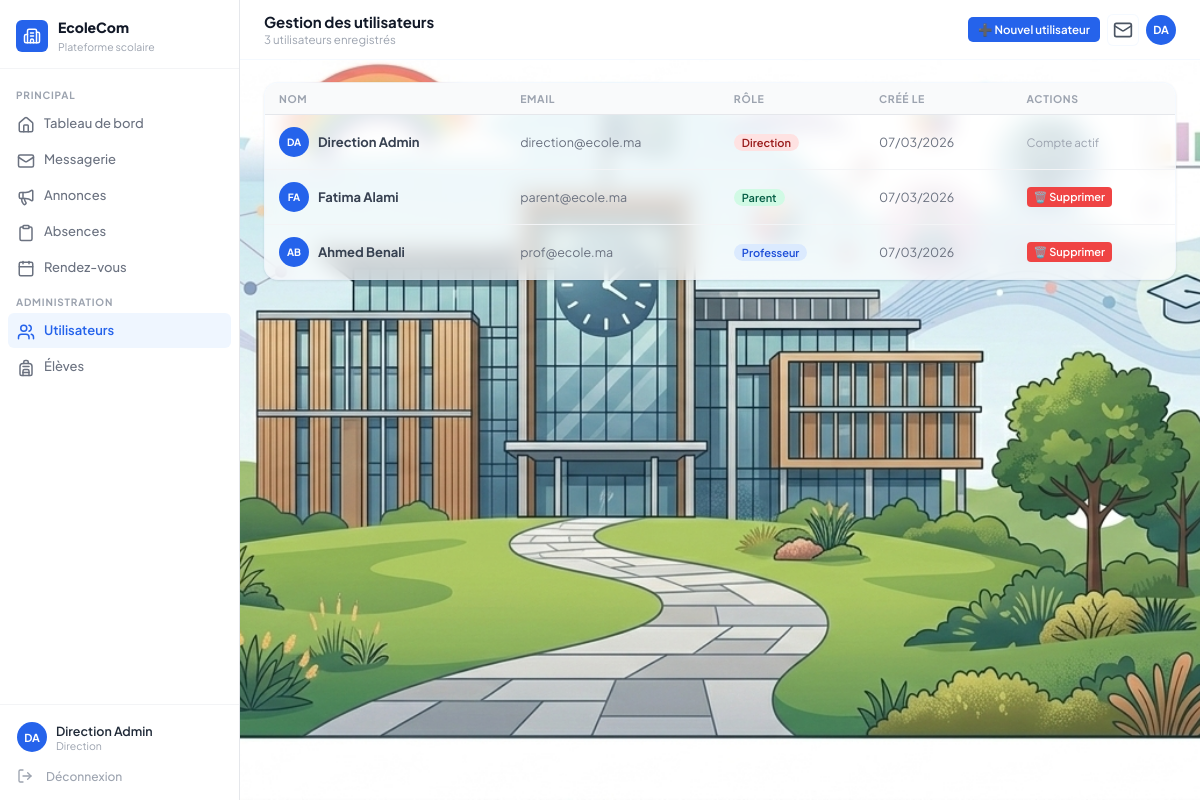
The app's page /admin/utilisateurs (signed in) with its own data.
### models.py (models this page shows)
class User(UserMixin, db.Model):
    __tablename__ = 'users'
    id = db.Column(db.Integer, primary_key=True)
    nom = db.Column(db.String(100), nullable=False)
    prenom = db.Column(db.String(100), nullable=False)
    email = db.Column(db.String(150), unique=True, nullable=False)
    mot_de_passe = db.Column(db.String(255), nullable=False)
    role = db.Column(db.Enum('direction','professeur','parent','eleve'), nullable=False)
    created_at = db.Column(db.DateTime, default=datetime.utcnow)
    def initiales(self):
        return (self.prenom[0] + self.nom[0]).upper()
    def role_label(self):
        labels = {'direction':'Direction','professeur':'Professeur','parent':'Parent','eleve':'Élève'}
        return labels.get(self.role, self.role)

### routes/admin.py (the view)
@admin_bp.route('/admin/utilisateurs')
@login_required
@direction_required
def users():
    all_users = User.query.order_by(User.role, User.nom).all()
    return render_template('admin/users.html', users=all_users)

### models.py (called while the page is built)
@login_manager.user_loader
def load_user(user_id):
    return User.query.get(int(user_id))

### routes/admin.py (called while the page is built)
def direction_required(f):
    from functools import wraps
    @wraps(f)
    def decorated(*args, **kwargs):
        if current_user.role != 'direction':
            flash('Accès non autorisé.', 'danger')
            return redirect(url_for('dashboard.index'))
        return f(*args, **kwargs)
    return decorated

### templates/admin/users.html (shortened to what this page needs)
{% extends 'base.html' %}
{% block page_title %}Gestion des utilisateurs{% endblock %}
{% block page_subtitle %}{{ users|length }} utilisateurs enregistrés{% endblock %}
{% block topbar_actions %}<button class="btn btn-primary btn-sm" onclick="openModal('modal-add')">➕ Nouvel utilisateur</button>{% endblock %}
{% block content %}
<div class="card">
  <div class="table-container">
    <table>
      <thead><tr><th>Nom</th><th>Email</th><th>Rôle</th><th>Créé le</th><th>Actions</th></tr></thead>
      <tbody>
      {% for u in users %}
      <tr>
        <td>
          <div style="display:flex;align-items:center;gap:9px">
            <div class="avatar" style="width:30px;height:30px;font-size:10px">{{ u.initiales() }}</div>
            <strong style="font-size:13px">{{ u.prenom }} {{ u.nom }}</strong>
          </div>
        </td>
        <td style="color:var(--gray-500);font-size:12.5px">{{ u.email }}</td>
        <td>{% set c={'direction':'badge-danger','professeur':'badge-primary','parent':'badge-success','eleve':'badge-gray'} %}<span class="badge {{ c.get(u.role,'badge-gray') }}">{{ u.role_label() }}</span></td>
        <td style="font-size:12.5px;color:var(--gray-500)">{{ u.created_at.strftime('%d/%m/%Y') }}</td>
        <td>
          {% if u.id!=current_user.id %}
          <form method="POST" action="{{ url_for('admin.del_user', id=u.id) }}" onsubmit="return confirmDelete('Supprimer cet utilisateur ?')">
            <button class="btn btn-danger btn-xs">🗑️ Supprimer</button>
          </form>
          {% else %}<span style="font-size:11.5px;color:var(--gray-400)">Compte actif</span>{% endif %}
        </td>
      </tr>
      {% endfor %}
      </tbody>
    </table>
  </div>
</div>
{% endblock %}

### templates/base.html (shortened to what this page needs)
<!DOCTYPE html>
<html lang="fr">
<head>
  <link rel="stylesheet" href="{{ url_for('static', filename='css/style.css') }}">
</head>
<body>
<div class="app-layout">
  <aside class="sidebar" id="sidebar">
    <div class="sidebar-logo">
      <div class="logo-icon"><i data-lucide="building-2"></i></div>
      <div>
        <h2>EcoleCom</h2>
        <span>Plateforme scolaire</span>
      </div>
    </div>
    <nav class="sidebar-nav">
      <div class="nav-section-title">Principal</div>
      <a href="{{ url_for('dashboard.index') }}" class="{{ 'active' if request.endpoint=='dashboard.index' }}">
        <span class="nav-icon"><i data-lucide="home"></i></span> Tableau de bord
      </a>
      <a href="{{ url_for('messages.index') }}" class="{{ 'active' if request.endpoint=='messages.index' }}">
        <span class="nav-icon"><i data-lucide="mail"></i></span> Messagerie
        {% set uc = unread_count() %}{% if uc > 0 %}<span class="badge-count">{{ uc }}</span>{% endif %}
      </a>
      <a href="{{ url_for('annonces.index') }}" class="{{ 'active' if request.endpoint=='annonces.index' }}">
        <span class="nav-icon"><i data-lucide="megaphone"></i></span> Annonces
      </a>
      <a href="{{ url_for('absences.index') }}" class="{{ 'active' if request.endpoint=='absences.index' }}">
        <span class="nav-icon"><i data-lucide="clipboard"></i></span>
        {{ 'Suivi absences' if current_user.role=='parent' else 'Absences' }}
      </a>
      <a href="{{ url_for('rdv.index') }}" class="{{ 'active' if request.endpoint=='rdv.index' }}">
        <span class="nav-icon"><i data-lucide="calendar"></i></span> Rendez-vous
      </a>
      {% if current_user.role == 'direction' %}
      <div class="nav-section-title">Administration</div>
      <a href="{{ url_for('admin.users') }}" class="{{ 'active' if request.endpoint=='admin.users' }}">
        <span class="nav-icon"><i data-lucide="users"></i></span> Utilisateurs
      </a>
      <a href="{{ url_for('admin.eleves') }}" class="{{ 'active' if request.endpoint=='admin.eleves' }}">
        <span class="nav-icon"><i data-lucide="backpack"></i></span> Élèves
      </a>
      {% endif %}
    </nav>
    <div class="sidebar-footer">
      <div class="user-card">
        <div class="avatar">{{ current_user.initiales() }}</div>
        <div>
          <div class="user-name">{{ current_user.prenom }} {{ current_user.nom }}</div>
          <div class="user-role">{{ current_user.role_label() }}</div>
        </div>
      </div>
      <a href="{{ url_for('auth.logout') }}" class="btn-logout"><i data-lucide="log-out"></i> Déconnexion</a>
    </div>
  </aside>
  <main class="main-content">
    <div class="topbar">
      <div class="topbar-left">
        <div>
          <h1>{% block page_title %}{% endblock %}</h1>
          <div class="page-subtitle">{% block page_subtitle %}{% endblock %}</div>
        </div>
      </div>
      <div class="topbar-actions">
        {% block topbar_actions %}{% endblock %}
        <a href="{{ url_for('messages.index') }}">
          <button class="topbar-btn">
            <i data-lucide="mail"></i>
          </button>
        </a>
        <div class="avatar">{{ current_user.initiales() }}</div>
      </div>
    </div>
    <div class="page-content">
      {% block content %}{% endblock %}
    </div>
  </main>
</div>
</body>
</html>

### records on screen
User: role "Absences", initiales "DA", prenom "Direction", nom "Admin", role_label "Direction", email "direction@ecole.ma", created_at "07/03/2026", shows "Compte actif"
User: initiales "FA", prenom "Fatima", nom "Alami", email "parent@ecole.ma", role_label "Parent", created_at "07/03/2026"
User: initiales "AB", prenom "Ahmed", nom "Benali", email "prof@ecole.ma", role_label "Professeur", created_at "07/03/2026"

### other values on screen
{{ users|length }} "3"
